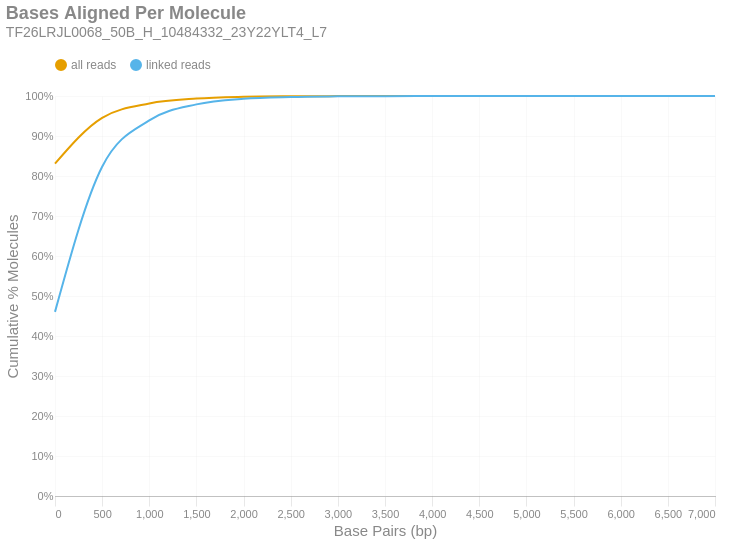

Notebook source saved alongside this figure:
### Markdown cell above
### Bases Aligned Per Molecule
This is a cumulative frequency distribution showing the number of base pairs aligned per unique molecule. These data are shown in 500 bp bins. There are two distributions: one with `all reads` (yellow) and another with only `linked reads` (blue). The percent of molecules in the `linked reads` distribution is relative to the total number of linked molecules.

### Code cell
if SKIPLR:
    print_html(f"Skipped")
else:
    binned_df = consolidated_hist(valids['aligned_bp'], mask, 500, True)
    with SafeRender(binned_df):
        (
            density_plot(binned_df, 'Bases Aligned Per Molecule', samplename, 'basesper')
            .encode(
                x=alt.X('bin:Q', title="Base Pairs (bp)").axis(tickMinStep=500).scale(padding=0),
                y=alt.Y('value:Q', title='Cumulative % Molecules')
                    .axis(format='%')
                    .scale(domain = [0,1])
                    .stack(False),
                color=alt.Color("key:N").scale(domain = ["all reads", "linked reads"]),
                tooltip = [
                    alt.Tooltip("key:N", title = "Data Type"),
                    alt.Tooltip("range_label:N", title="Bases Aligned Per Molecule"),
                    alt.Tooltip("value:Q", format = ".2%", title="% Molecules (Cum.)")
                ]
            )
        ).display()

### Figure 1 — Vega-Lite specification as saved in the notebook (floating-point values rounded to 4 significant figures)
{"width": "container", "height": 400, "config": {"title": {"anchor": "start", "dy": -15, "fontSize": 18, "color": "#888888", "subtitleColor": "#888888", "subtitleFontSize": 14}, "arc": {"fill": "#0072B2"}, "axis": {"domainColor": "#888888", "domainWidth": 0.5, "gridWidth": 0.2, "grid": false, "titleFontWeight": 400, "titleFontSize": 15, "labelFontSize": 11, "labelColor": "#888888", "tickColor": "#888888", "tickWidth": 0.2, "titleColor": "#888888"}, "axisBand": {"grid": false}, "axisX": {"grid": true, "tickSize": 10, "domainCap": "round"}, "axisY": {"domain": false, "grid": true, "tickSize": 0, "domainCap": "round"}, "background": "transparent", "header": {"labelFontSize": 15, "labelColor": "#888888", "titleFontSize": 15, "titleFontWeight": 600, "titleColor": "#888888"}, "legend": {"labelFont": "sans-serif", "labelFontSize": 12, "labelColor": "#888888", "symbolSize": 100, "symbolType": "circle", "titleFontSize": 12, "titlePadding": 10, "titleColor": "#888888", "title": null, "orient": "top"}, "range": {"category": ["#E69F00", "#56B4E9", "#009E73", "#F0E442", "#0072B2", "#D55E00", "#CC79A7", "#000000"], "diverging": ["#cfe8f3", "#a2d4ec", "#73bfe2", "#46abdb", "#1696d2", "#12719e"]}, "area": {"fill": "#0072B2", "fillOpacity": 0.7, "line": true, "strokeOpacity": 0.7}, "line": {"color": "#0072B2", "stroke": "#0072B2", "strokeWidth": 2}, "trail": {"color": "#0072B2", "stroke": "#0072B2", "strokeWidth": 0, "size": 1}, "point": {"filled": true, "fillOpacity": 1.0, "size": 95}, "text": {"color": "#888888", "fontSize": 11, "align": "right", "fontWeight": 400, "size": 11}, "bar": {"fill": "#0072B2", "stroke": null}, "view": {"stroke": null, "continuousWidth": 660, "continuousHeight": 400}}, "data": {"name": "data-0337a730a76c949b9595097c0b66f68e"}, "mark": {"type": "line", "interpolate": "monotone", "point": {"opacity": 0, "size": 275}}, "encoding": {"color": {"field": "key", "scale": {"domain": ["all reads", "linked reads"]}, "type": "nominal"}, "tooltip": [{"field": "key", "title": "Data Type", "type": "nominal"}, {"field": "range_label", "title": "Bases Aligned Per Molecule", "type": "nominal"}, {"field": "value", "format": ".2%", "title": "% Molecules (Cum.)", "type": "quantitative"}], "x": {"axis": {"tickMinStep": 500}, "field": "bin", "scale": {"padding": 0}, "title": "Base Pairs (bp)", "type": "quantitative"}, "y": {"axis": {"format": "%"}, "field": "value", "scale": {"domain": [0, 1]}, "stack": false, "title": "Cumulative % Molecules", "type": "quantitative"}}, "params": [{"name": "param_c36ac31b6afebe62", "select": {"type": "point", "fields": ["key"]}, "bind": "legend"}], "title": {"text": "Bases Aligned Per Molecule", "subtitle": "TF26LRJL0068_50B_H_10484332_23Y22YLT4_L7"}, "transform": [{"fold": ["all reads (cumsum)", "linked reads (cumsum)"]}, {"calculate": "replace(datum.key, ' (cumsum)', '')", "as": "key"}, {"filter": {"param": "param_c36ac31b6afebe62"}}], "usermeta": {"embedOptions": {"downloadFileName": "TF26LRJL0068_50B_H_10484332_23Y22YLT4_L7.basesper"}}, "$schema": "https://vega.github.io/schema/vega-lite/v6.4.1.json", "datasets": {"data-0337a730a76c949b9595097c0b66f68e": [{"bin": "0.0", "interval": "0.0-500.0", "all reads": 0.831, "linked reads": 0.4603, "all reads (cumsum)": 0.831, "linked reads (cumsum)": 0.4603, "range_label": "0-499"}, {"bin": "500.0", "interval": "500.0-1000.0", "all reads": 0.1145, "linked reads": 0.3629, "all reads (cumsum)": 0.9456, "linked reads (cumsum)": 0.8232, "range_label": "500-999"}, {"bin": "1000.0", "interval": "1000.0-1500.0", "all reads": 0.03575, "linked reads": 0.116, "all reads (cumsum)": 0.9813, "linked reads (cumsum)": 0.9392, "range_label": "1000-1499"}, {"bin": "1500.0", "interval": "1500.0-2000.0", "all reads": 0.01226, "linked reads": 0.03989, "all reads (cumsum)": 0.9936, "linked reads (cumsum)": 0.9791, "range_label": "1500-1999"}, {"bin": "2000.0", "interval": "2000.0-2500.0", "all reads": 0.004296, "linked reads": 0.01399, "all reads (cumsum)": 0.9979, "linked reads (cumsum)": 0.9931, "range_label": "2000-2499"}, {"bin": "2500.0", "interval": "2500.0-3000.0", "all reads": 0.001369, "linked reads": 0.004459, "all reads (cumsum)": 0.9992, "linked reads (cumsum)": 0.9975, "range_label": "2500-2999"}, {"bin": "3000.0", "interval": "3000.0-3500.0", "all reads": 0.0004763, "linked reads": 0.001552, "all reads (cumsum)": 0.9997, "linked reads (cumsum)": 0.9991, "range_label": "3000-3499"}, {"bin": "3500.0", "interval": "3500.0-4000.0", "all reads": 0.00018, "linked reads": 0.0005864, "all reads (cumsum)": 0.9999, "linked reads (cumsum)": 0.9997, "range_label": "3500-3999"}, {"bin": "4000.0", "interval": "4000.0-4500.0", "all reads": 6.608e-05, "linked reads": 0.0002153, "all reads (cumsum)": 1.0, "linked reads (cumsum)": 0.9999, "range_label": "4000-4499"}, {"bin": "4500.0", "interval": "4500.0-5000.0", "all reads": 2.641e-05, "linked reads": 8.603e-05, "all reads (cumsum)": 1.0, "linked reads (cumsum)": 1.0, "range_label": "4500-4999"}, {"bin": "5000.0", "interval": "5000.0-5500.0", "all reads": 1.054e-05, "linked reads": 3.434e-05, "all reads (cumsum)": 1.0, "linked reads (cumsum)": 1.0, "range_label": "5000-5499"}, {"bin": "5500.0", "interval": "5500.0-6000.0", "all reads": 2.96e-06, "linked reads": 9.645e-06, "all reads (cumsum)": 1.0, "linked reads (cumsum)": 1.0, "range_label": "5500-5999"}, {"bin": "6000.0", "interval": "6000.0-6500.0", "all reads": 1.066e-06, "linked reads": 3.472e-06, "all reads (cumsum)": 1.0, "linked reads (cumsum)": 1.0, "range_label": "6000-6499"}, {"bin": "6500.0", "interval": "6500.0-7000.0", "all reads": 2.368e-07, "linked reads": 7.716e-07, "all reads (cumsum)": 1.0, "linked reads (cumsum)": 1.0, "range_label": "6500-6999"}, {"bin": "7000.0", "interval": "7000.0-7500.0", "all reads": 1.184e-07, "linked reads": 3.858e-07, "all reads (cumsum)": 1.0, "linked reads (cumsum)": 1.0, "range_label": "7000-7499"}]}}
